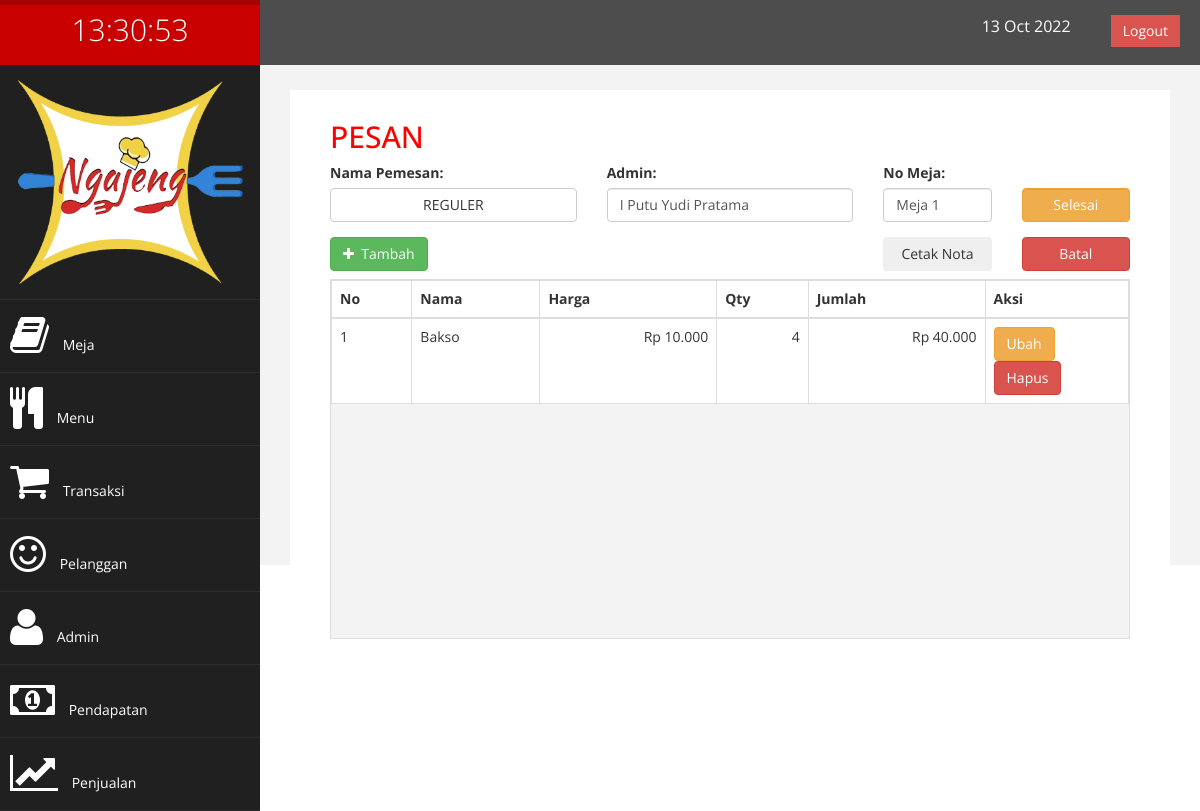
The app's page /admin/index.php?halaman=pesan&nama_meja=8 (signed in) with its own data.
### tables this page shows
CREATE TABLE `pesanan` (
  `id_pesanan` int(11) NOT NULL,
  `id_admin` int(11) NOT NULL,
  `id_pelanggan` int(11) NOT NULL,
  `id_meja` int(11) NOT NULL,
  `waktu_pemesanan` datetime NOT NULL,
  `diskon` int(30) NOT NULL,
  `total_harga` int(30) NOT NULL,
  `id_status` int(11) NOT NULL
);

CREATE TABLE `pelanggan` (
  `id_pelanggan` int(11) NOT NULL,
  `nama_pelanggan` varchar(100) NOT NULL,
  `alamat_pelanggan` varchar(100) NOT NULL,
  `no_telp_pelanggan` varchar(15) NOT NULL
);

CREATE TABLE `meja` (
  `id_meja` int(11) NOT NULL,
  `nama_meja` int(10) NOT NULL,
  `id_status` int(11) NOT NULL
);

CREATE TABLE `pesan` (
  `id_pesanan` int(11) NOT NULL,
  `id_menu` int(11) NOT NULL,
  `jumlah_pesan` int(10) NOT NULL,
  `harga_pesan` int(30) NOT NULL
);

CREATE TABLE `menu` (
  `id_menu` int(11) NOT NULL,
  `nama_menu` varchar(100) NOT NULL,
  `id_kategori` int(11) NOT NULL,
  `harga_menu` int(100) NOT NULL,
  `fotomenu` varchar(1000) NOT NULL,
  `id_status` int(11) NOT NULL
);

### admin/pesan.php (the view, shortened to what this page needs)
<div class="col-md-12">
<div class="container judul col-md-12"><h2>PESAN</h2></div>
<?php
$meja_yang_dieksekusi = $_GET['nama_meja'];
$ambil = $koneksi->query("SELECT *
						FROM admin
						INNER JOIN(pelanggan
						INNER JOIN(pesanan INNER JOIN meja
						ON pesanan.id_meja=meja.id_meja)
						ON pesanan.id_pelanggan=pelanggan.id_pelanggan)
						ON pesanan.id_admin=admin.id_admin
						WHERE pesanan.id_meja = $meja_yang_dieksekusi AND pesanan.id_status = 1
						");
$pecah = $ambil->fetch_assoc();
$id_pesanan_sekarang=$pecah['id_pesanan'];
?>
<form >
<div >
		<div class="col-md-4">
			<div class="form-group">
				<label for="nama">Nama Pemesan:</label>
				<div>
					<a type="button" class="btn btn-default lebar100" data-toggle="modal" data-target="#carimember" >
						<?php
							echo $pecah['nama_pelanggan'];
						 ?>
					</a>
				</div>
			</div>
		</div>
		<div class="col-md-4">
			<div class="form-group">
				<label for="alamat">Admin:</label>
				<div class="form-control" ><?php echo $_SESSION['sess_nama'];?></div>
			</div>
		</div>
		<div class="col-md-2">
			<div class="form-group">
				<label>No Meja:</label>
				<div class="form-control" id="no_meja"><?php echo "Meja ";echo $pecah['nama_meja'];?></div>
			</div>
		</div>
		<div class="col-md-2">
			<label>&nbsp</label>
			<button type="button"
				id="selesai"
				data-pesanan="<?php echo $id_pesanan_sekarang;?>"
				data-meja="<?php echo $pecah['id_meja'];?>"
				class="btn btn-warning form-control" data-toggle="modal" data-target="#selesaipesan">Selesai</button>
		</div>
</div>
</form>
<div>
	<div class="col-md-8 paddingbutton">
	<button type="button" class="btn btn-success" data-toggle="modal" data-target="#tambahmenu"><i class="fa fa-plus"></i>&nbsp&nbspTambah</button>
	</div>
					<form action="nota.php" method="POST" target="_blank">
					<div class="col-md-2 paddingbutton">
					<input type="submit" name="kirim" class="btn lebar100" value="Cetak Nota">
					</div>
				</form>
	<div class="col-md-2 paddingbutton">
	<a id="batal"
			data-meja="<?php echo $pecah['id_meja'];?>"
			type="button"
			class="btn btn-danger lebar100"
			data-toggle="modal"
			data-target="#batalpesan">Batal</a>
	</div>
</div>
<div class="col-md-12">
	<div class="table table-bordered" style="height:360px;overflow-y: scroll; background-color: #F3F3F3">
	<table class="table table-bordered table-hover ">
	<thead>
		<tr>
			<th>No</th>
			<th>Nama</th>
			<th>Harga</th>
			<th>Qty</th>
			<th>Jumlah</th>
			<th class="lebar18">Aksi</th>
		</tr>
	</thead>
	<tbody>
<?php
        $no=1;
        $ambil = $koneksi->query("	SELECT *
									FROM menu
									INNER JOIN(pesanan
									INNER JOIN pesan
									ON pesan.id_pesanan=pesanan.id_pesanan)
									ON pesan.id_menu=menu.id_menu
									WHERE pesanan.id_meja = $meja_yang_dieksekusi AND pesanan.id_status = 1
												");
       			while($pecah = $ambil->fetch_assoc()){ 		?>
				<tr>
					<td><?php echo $no; ?></td>
					<td><?php echo $pecah['nama_menu']; ?></td>
					<td align="right"><?php echo rupiah($pecah['harga_menu']); ?></td>
					<td align="right"><?php echo $pecah['jumlah_pesan']; ?></td>
					<td align="right"><?php echo rupiah($pecah['harga_pesan']); ?></td>
					<td>
						<a 	id="ubah" type="button" class="btn btn-warning" data-toggle="modal" data-target="#ubahmenu"
							data-id="<?php echo $pecah['id_menu'];?>"
							data-meja="<?php echo $meja_yang_dieksekusi;?>"
							data-pesanan="<?php echo $pecah['id_pesanan'];?>"
							data-jumlah="<?php echo $pecah['jumlah_pesan']; ?>">Ubah
						</a>
						<a 	id="hapus" type="button" class="btn btn-danger" data-toggle="modal" data-target="#hapusmenu"
							data-id="<?php echo $pecah['id_menu'];?>"
							data-pesanan="<?php echo $pecah['id_pesanan'];?>"
							data-meja="<?php echo $meja_yang_dieksekusi;?>">Hapus
						</a>
					</td>
				</tr>
				<?php
				$no++;
			}
			?>
	</tbody>
</table>
</div>
</div>
</div>

### assets/css/custom.css (style rules this page uses)
body { font-family: 'Open Sans', sans-serif; }
h2 { color: #f00; }
.lebar18 { width: 18%; }

### assets/css/ganti.css (style rules this page uses)
.paddingbutton { padding-bottom: 1%; }
.lebar100 { width: 100%; }

### records on screen
pesanan: id_pelanggan.nama_pelanggan "REGULER", id_meja.nama_meja "1"
pesan: id_menu.nama_menu "Bakso", id_menu.harga_menu "Rp 10.000", jumlah_pesan "4", harga_pesan "Rp 40.000"

### other values on screen
$_SESSION['sess_nama'] "I Putu Yudi Pratama"
